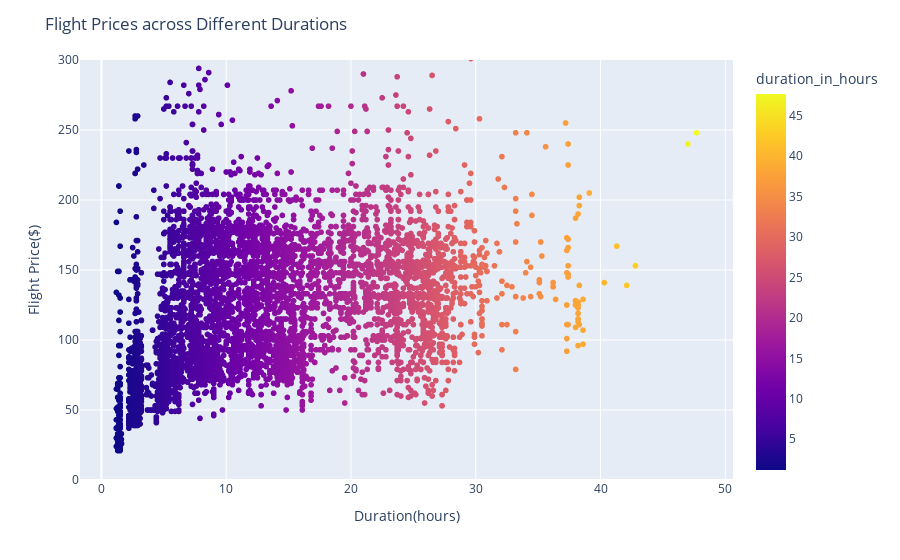

Notebook cell for this chart:
### Code cell
# Flight Prices across Different Durations
fig = px.scatter(final_df, x="duration_in_hours", y="price_usd", color="duration_in_hours")

fig.update_layout(
    title='Flight Prices across Different Durations',
    xaxis_title='Duration(hours)',  # x-axis label
    yaxis_title='Flight Price($)',      # y-axis label
    yaxis=dict(
    range=[0, 300]
))


fig.show()

### Figure 1 — Plotly figure (JSON) as saved in the notebook; plotly's stock layout.template omitted (floating-point values rounded to 4 significant figures; data arrays with more than 128 entries replaced by an {"elided": "..."} marker saying what was removed)
{"data": [{"hovertemplate": "duration_in_hours=%{marker.color}<br>price_usd=%{y}<extra></extra>", "legendgroup": "", "marker": {"color": {"elided": "10438 float values"}, "coloraxis": "coloraxis", "symbol": "circle"}, "mode": "markers", "name": "", "showlegend": false, "type": "scattergl", "x": {"elided": "10438 float values"}, "xaxis": "x", "y": {"elided": "10438 int values"}, "yaxis": "y"}], "layout": {"autosize": true, "coloraxis": {"colorbar": {"title": {"text": "duration_in_hours"}}, "colorscale": [[0, "#0d0887"], [0.1111, "#46039f"], [0.2222, "#7201a8"], [0.3333, "#9c179e"], [0.4444, "#bd3786"], [0.5556, "#d8576b"], [0.6667, "#ed7953"], [0.7778, "#fb9f3a"], [0.8889, "#fdca26"], [1, "#f0f921"]]}, "legend": {"tracegroupgap": 0}, "margin": {"t": 60}, "title": {"text": "Flight Prices across Different Durations"}, "xaxis": {"anchor": "y", "autorange": true, "domain": [0, 1], "range": [-1.641, 50.54], "title": {"text": "Duration(hours)"}, "type": "linear"}, "yaxis": {"anchor": "x", "domain": [0, 1], "range": [0, 300], "title": {"text": "Flight Price($)"}, "type": "linear"}}}
